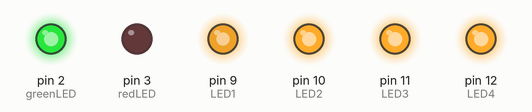
Recording of a sketch running on a simulated Arduino Uno, built with avr-gcc and run on an emulated ATmega328P. On the bench: output pins drawn as LEDs (lit = HIGH).

Above: at 0.05 s.
At 0.55 s:
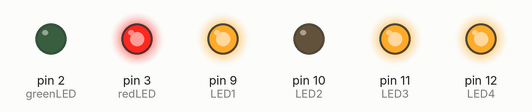
At 0.8 s:
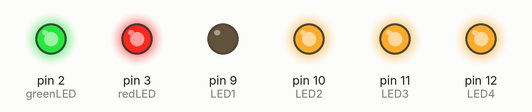
At 1.05 s:
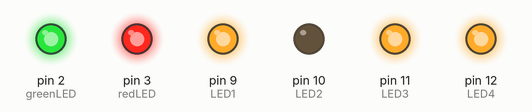
At 1.55 s:
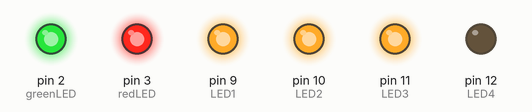
At 2.05 s:
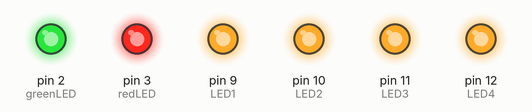
Timing chart, 0 to 4.8 s (numbered marks = the images above):
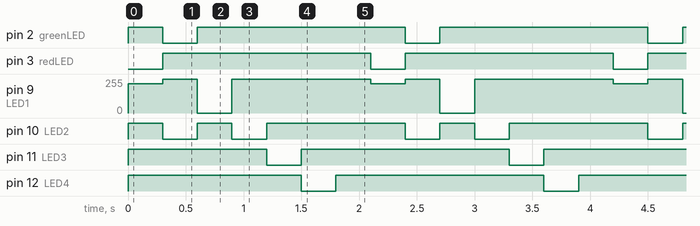

Measured:
- by itself, pin 2 (greenLED), pin 3 (redLED), pin 11 (LED3), pin 12 (LED4): alternates HIGH for 1.8 s and LOW for 0.30 s
- by itself, pin 9 (LED1): repeats every 2.1 s: 255/255 0.30 s, 0/255 0.30 s, 255/255 1.2 s, 220/255 0.30 s
- by itself, pin 10 (LED2): repeats every 2.1 s: HIGH 0.30 s, LOW 0.30 s, HIGH 1.2 s, LOW 0.30 s

The sketch:

LEDcheck.ino
```cpp
const int LED1 = 9 ;
const int LED2 = 10 ;
const int LED3 = 11 ;
const int LED4 = 12 ;
const int redLED = 3 ;
const int greenLED = 2 ;
boolean st = false;

void setup() {
  // put your setup code here, to run once:
  pinMode(LED1,OUTPUT);
  pinMode(LED2 ,OUTPUT);
  pinMode(LED3 ,OUTPUT);
  pinMode(LED4 ,OUTPUT);
  pinMode(redLED ,OUTPUT);
  pinMode(greenLED ,OUTPUT);
 digitalWrite(LED1,1);
 digitalWrite(LED2,1);
 digitalWrite(LED3,1);
 digitalWrite(LED4,1);
 digitalWrite(greenLED,1);
 digitalWrite(redLED,1);
}

void loop() {
  // put your main code here, to run repeatedly:


 digitalWrite(greenLED,1);
 digitalWrite(LED2,1);

 digitalWrite(redLED,0);
 analogWrite(LED1,220);
            delay(300);


 digitalWrite(redLED,1);
 digitalWrite(LED1,1);

 digitalWrite(LED2,0);
 digitalWrite(greenLED,0);
            delay(300);


digitalWrite(greenLED,1);
 digitalWrite(LED2,1);

  digitalWrite(LED1,0);
            delay(300);
  digitalWrite(LED1,1);
  digitalWrite(LED2,0);
            delay(300);
digitalWrite(LED2,1);
  digitalWrite(LED3,0);
            delay(300);
            digitalWrite(LED3,1);
  digitalWrite(LED4,0);
            delay(300);
              digitalWrite(LED4,1);
            delay(300);

}
```
